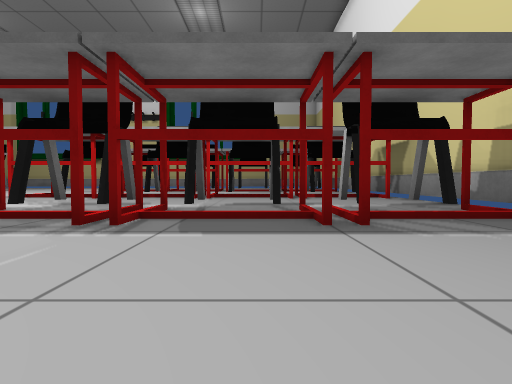
view 1 (above)

16 first-person views from a walk through a Unity game level. The camera is 0.23 m above the floor, tilts 2° down and sees 80° across. The floor is counted in squares, 0.5 m on a side. Each view is taken from the middle of a square. On the plan, view 1 faces up. The plan holds only what a view shows up to about 9 squares ahead; the rest is blank. Some surface patterns are stand-ins.

view 2
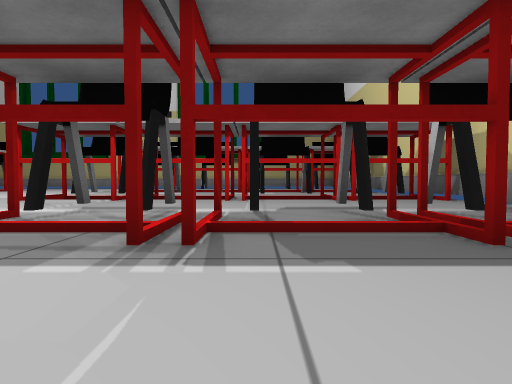

view 3
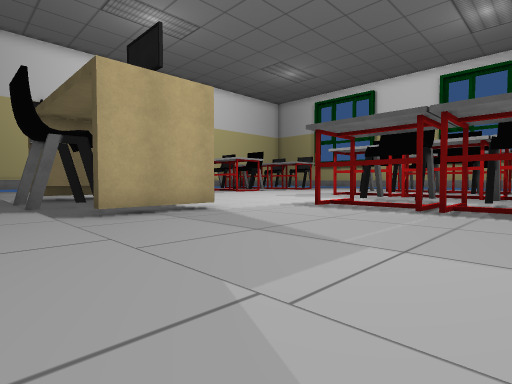

view 4
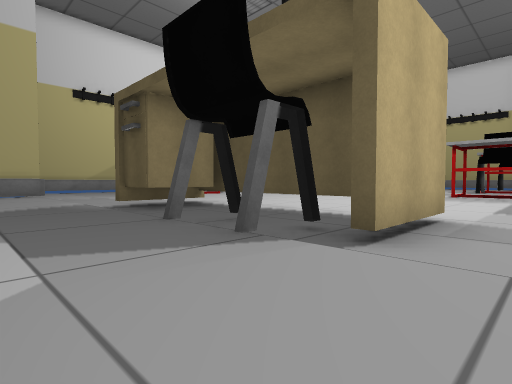

view 5
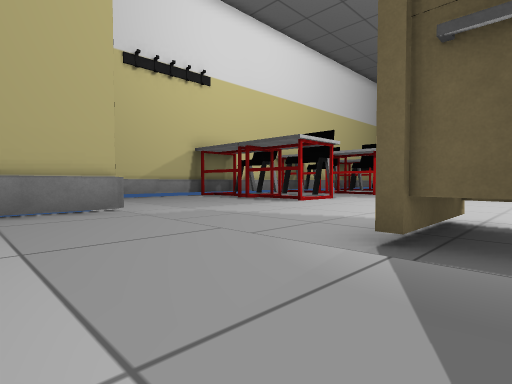

view 6
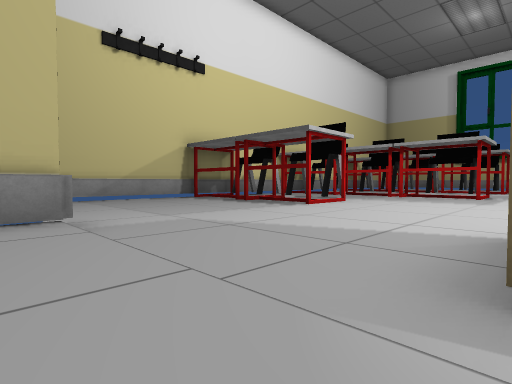

view 7
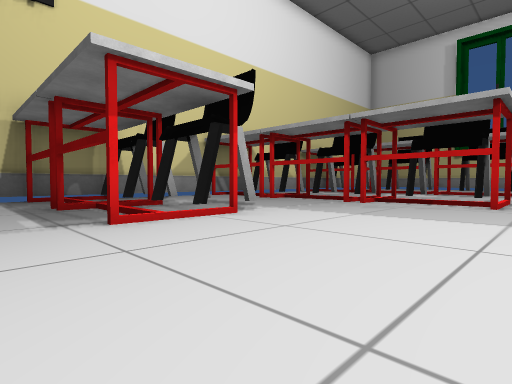

view 8
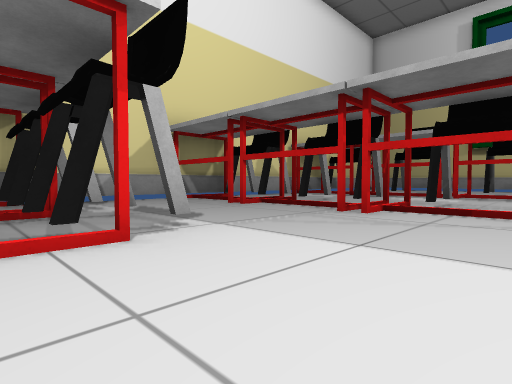

view 9
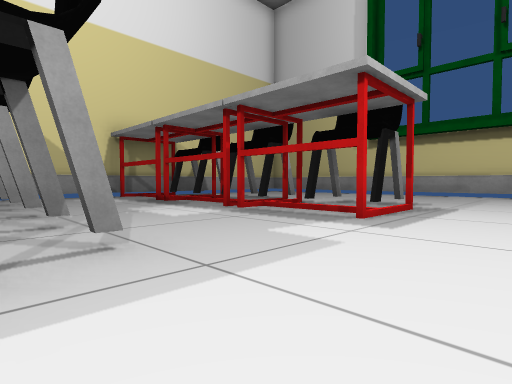

view 10
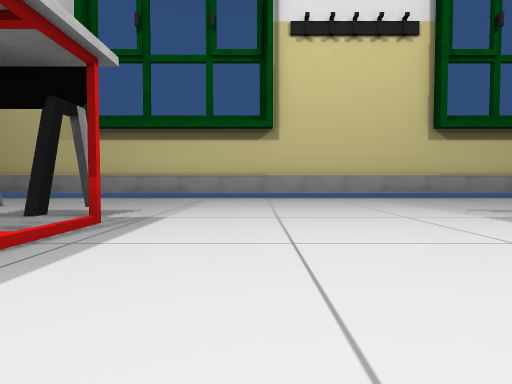

view 11
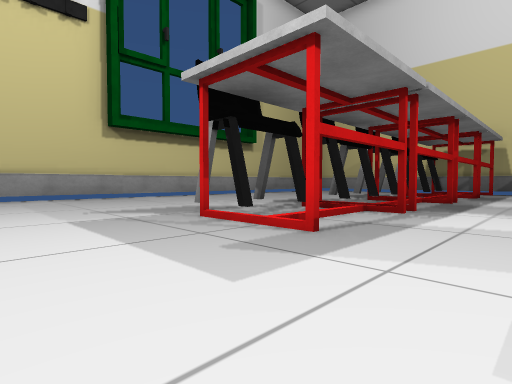

view 12
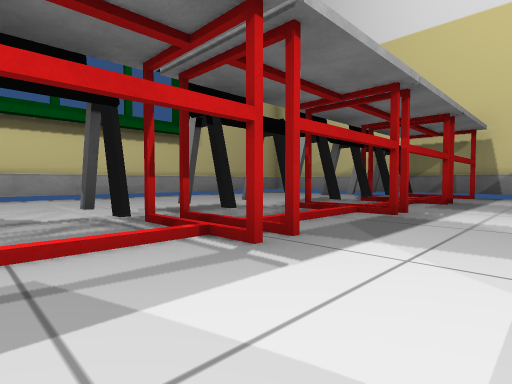

view 13
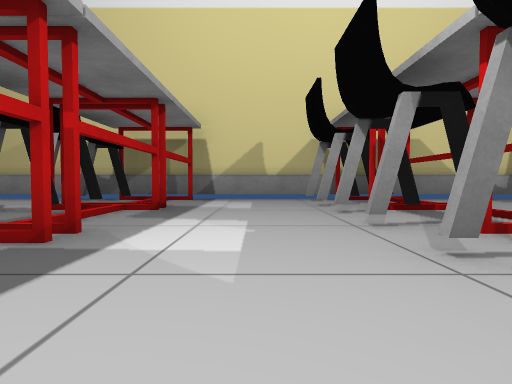

view 14
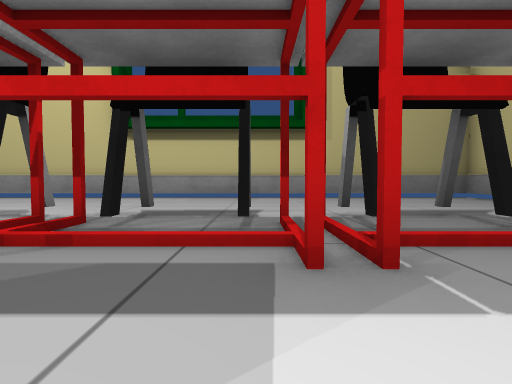

view 15
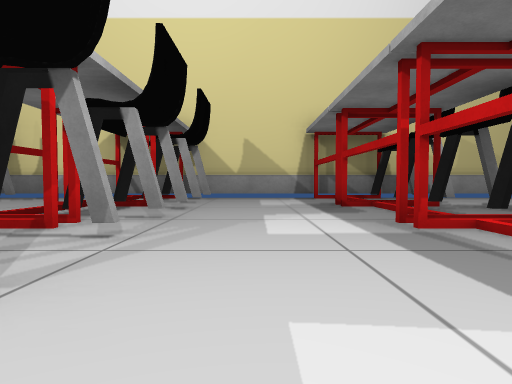

view 16
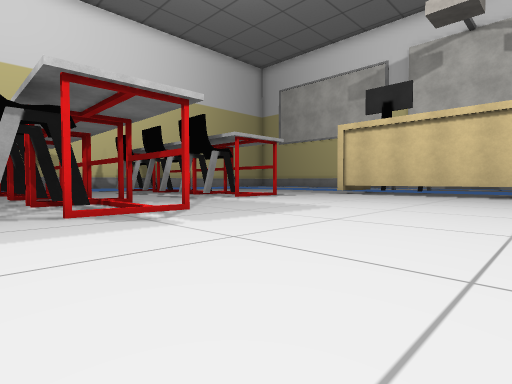

### Floor plan
Key: @ floor where view 1 was taken; # wall or solid block; . main floor; : floor 0.05 m higher than the main floor; / step, stairs or slope; O other object.
Columns run from 21 left of view 1 to 4 right of it. Each row starts with its distance up from view 1.
 21    #######################
 20    ......................#
 19     .....................#
 18 #.   ....................#
 17 #........................#
 16 ##..##O.O......###.##..O##
 15 #O.OOOO.O......#O#.OO.OOO#
 14 #..O..O.O........O.OO.O..O
 13 #........................#
 12 #........................#
 11 ##..##O.O......#  .OO..OO#
 10 #O.OOOO.O......#OO.OO.OOOO
  9 #// /////......// ///////#
  8 #/.O..O.O........O.OO.#..O
  7 #........................#
  6 ##..OO...........O.OOO.OO#
  5 #O.OOOO..........O.OOOOOO#
  4 #/  //...........////////
  3 #/.O..O........../.O..O.O
  2    .....................
  1   ........#OOOOO#......
  0 #.........#O....#....@
 -1 #.........#O..#O#.....
 -2       #///////#O//////
 -3       #:::::::::::::::
 -4       #:::::::::::

Where each view was taken, in squares from view 1:
view 1: 0 up, 0 right, facing up
view 2: 1 up, 1 left, facing up
view 3: 3 down, 0 right, facing up-left
view 4: 4 down, 4 left, facing up-left
view 5: 4 down, 10 left, facing up-left
view 6: 3 down, 11 left, facing up-left
view 7: 2 up, 12 left, facing up-left
view 8: 4 up, 13 left, facing up-left
view 9: 10 up, 11 left, facing up-left
view 10: 12 up, 11 left, facing up
view 11: 12 up, 9 left, facing up-right
view 12: 12 up, 6 left, facing up-right
view 13: 12 up, 4 left, facing right
view 14: 12 up, 2 left, facing up
view 15: 12 up, 12 left, facing left
view 16: 11 up, 11 left, facing down-right
